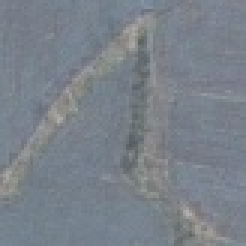
#> input picture img/noPlane_1.jpg, 82 x 82 px (shown 3 times larger)
$ python -i slice_im.py   (imports and definitions only)
#> lines starting #> are read from the running program, lines starting #| are printed output that depends on the picture
# -*- coding: utf-8 -*-
"""
Created on Wed Jun 22 02:53:01 2016

@author: avanetten
"""

from __future__ import print_function
import os
import cv2
import time
import numpy as np
import skimage.io


###############################################################################
def slice_im(image_path, out_name, out_dir, sliceHeight=256, sliceWidth=256,
             zero_frac_thresh=0.2, overlap=0.2, slice_sep='|',
             out_ext='.png', verbose=False):

    """
    Slice a large image into smaller windows

    Arguments
    ---------
    image_path : str
        Location of image to slice
    out_name : str
        Root name of output files (coordinates will be appended to this)
    out_dir : str
        Output directory
    sliceHeight : int
        Height of each slice.  Defaults to ``256``.
    sliceWidth : int
        Width of each slice.  Defaults to ``256``.
    zero_frac_thresh : float
        Maximum fraction of window that is allowed to be zeros or null.
        Defaults to ``0.2``.
    overlap : float
        Fractional overlap of each window (e.g. an overlap of 0.2 for a window
        of size 256 yields an overlap of 51 pixels).
        Default to ``0.2``.
    slice_sep : str
        Character used to separate outname from coordinates in the saved
        windows.  Defaults to ``|``
    out_ext : str
        Extension of saved images.  Defaults to ``.png``.
    verbose : boolean
        Switch to print relevant values to screen.  Defaults to ``False``

    Returns
    -------
    None
    """
#> called with image_path = '../../img/noPlane_1.jpg', out_name = 'out.png', out_dir = 'out1.png', sliceHeight = 256, sliceWidth = 256, zero_frac_thresh = 0.2, overlap = 0.2, slice_sep = '|'

    if len(out_ext) == 0:
        ext = '.' + image_path.split('.')[-1]
    else:
        ext = out_ext

    image = cv2.imread(image_path, 1)  # color
#> image is the input picture: shape (82, 82, 3); mean B, G, R 138, 129.4, 122
    print("image.shape:", image.shape)
#| image.shape: (82, 82, 3)

    im_h, im_w = image.shape[:2]
#> im_h = 82; im_w = 82
    win_size = sliceHeight*sliceWidth

    # if slice sizes are large than image, pad the edges
    pad = 0
    if sliceHeight > im_h:
        pad = sliceHeight - im_h
#> pad = 174
    if sliceWidth > im_w:
        pad = max(pad, sliceWidth - im_w)
    # pad the edge of the image with black pixels
    if pad > 0:
        border_color = (0, 0, 0)
        image = cv2.copyMakeBorder(image, pad, pad, pad, pad,
                                   cv2.BORDER_CONSTANT, value=border_color)
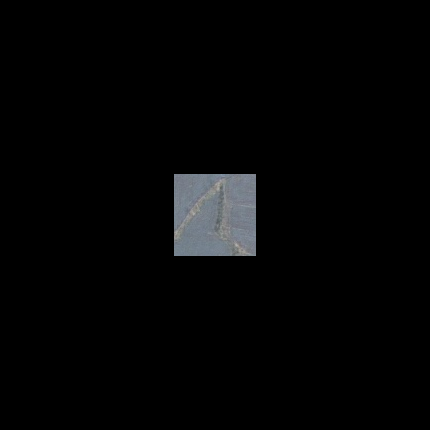
#> image: shape (430, 430, 3); mean B, G, R 5, 4.7, 4.4

    t0 = time.time()
    n_ims = 0
    n_ims_nonull = 0
    dx = int((1. - overlap) * sliceWidth)
    dy = int((1. - overlap) * sliceHeight)

    print('overlap', overlap)
    print('dx', dx)
    print('dy', dy)
    print('pad', pad)
#| pad 174

    for y in range(0, im_h, dy):  # sliceHeight):
        for x in range(0, im_w, dx):  # sliceWidth):
            n_ims += 1

            if (n_ims % 50) == 0:
                print(n_ims)

            # extract image
            # make sure we don't go past the edge of the image
            if y + sliceHeight > im_h:
                y0 = im_h - sliceHeight
            else:
                y0 = y
            if x + sliceWidth > im_w:
                x0 = im_w - sliceWidth
            else:
                x0 = x

            window_c = image[y0:y0 + sliceHeight, x0:x0 + sliceWidth]
            win_h, win_w = window_c.shape[:2]

            # get black and white image
            window = cv2.cvtColor(window_c, cv2.COLOR_BGR2GRAY)

            # find threshold of image that's not black
            # https://opencv-python-tutroals.readthedocs.org/en/latest/py_tutorials/py_imgproc/py_thresholding/py_thresholding.html?highlight=threshold
            ret, thresh1 = cv2.threshold(window, 2, 255, cv2.THRESH_BINARY)
            non_zero_counts = cv2.countNonZero(thresh1)
            zero_counts = win_size - non_zero_counts
            zero_frac = float(zero_counts) / win_size
            # print ("zero_frac", zero_fra
            # skip if image is mostly empty
            if zero_frac >= zero_frac_thresh:
                if verbose:
                    print("Zero frac too high at:", zero_frac)
                continue

            #  save
            outpath = os.path.join(
                    out_dir,
                    out_name + slice_sep + str(y0) + '_' + str(x0)
                    + '_' + str(sliceHeight) + '_' + str(sliceWidth)
                    + '_' + str(pad)
                    + '_' + str(im_w) + '_' + str(im_h)
                    + ext)

            cv2.imwrite(outpath, window_c)

            n_ims_nonull += 1
#> after the loop, n_ims = 1; n_ims_nonull = 0

    print("Num slices:", n_ims, "Num non-null slices:", n_ims_nonull,
          "sliceHeight", sliceHeight, "sliceWidth", sliceWidth)
    print("Time to slice", image_path, time.time()-t0, "seconds")

    return

#> (the run stopped early here; a loop or call above may not have finished)

$ run again, on img/noPlane_2.jpg
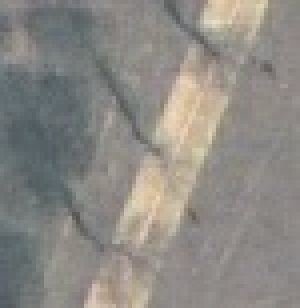
#> input picture img/noPlane_2.jpg, 75 x 77 px (shown 4 times larger)
#> in slice_im, image is the input picture: shape (77, 75, 3); mean B, G, R 132.1, 137.3, 140
#| image.shape: (77, 75, 3)
#> in slice_im, `image = cv2.copyMakeBorder(image, pad, pad, pad, pad, cv2.BORDER_CONST..`:
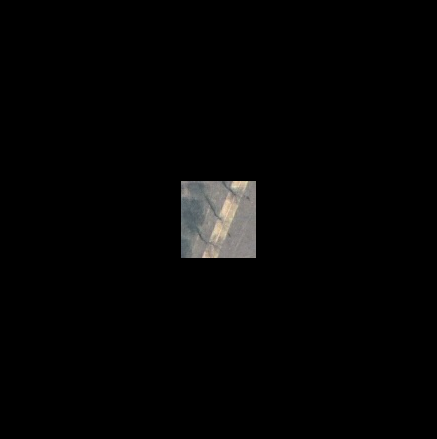
#> image: shape (439, 437, 3); mean B, G, R 4, 4.1, 4.2
#| pad 181
#> after the loop in slice_im, `for y in range(0, im_h, dy):`: n_ims = 1; n_ims_nonull = 0

$ run again, on img/noPlane_3.jpg
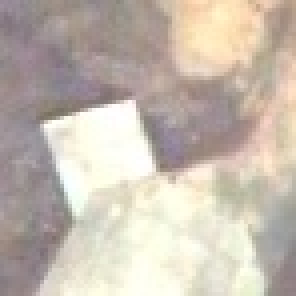
#> input picture img/noPlane_3.jpg, 74 x 74 px (shown 4 times larger)
#> in slice_im, image is the input picture: shape (74, 74, 3); mean B, G, R 175.6, 187, 197.7
#| image.shape: (74, 74, 3)
#> in slice_im, `image = cv2.copyMakeBorder(image, pad, pad, pad, pad, cv2.BORDER_CONST..`:
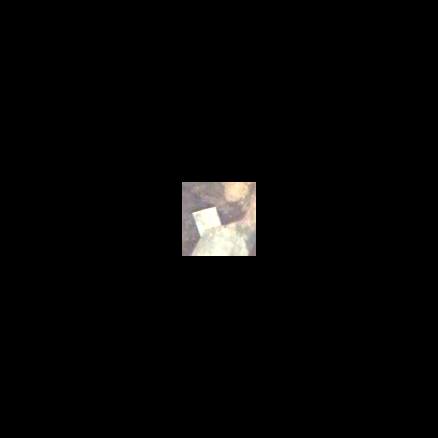
#> image: shape (438, 438, 3); mean B, G, R 5, 5.3, 5.6
#| pad 182
#> after the loop in slice_im, `for y in range(0, im_h, dy):`: n_ims = 1; n_ims_nonull = 0
